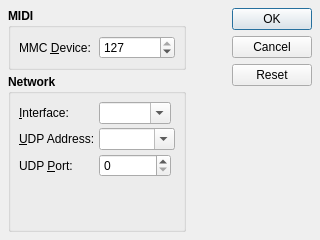
<?xml version="1.0" encoding="UTF-8"?>
<ui version="4.0">
 <author>rncbc aka Rui Nuno Capela</author>
 <comment>QmidiCtl - A MIDI remote controller via IP/UDP multicast.

   Copyright (C) 2010-2018, rncbc aka Rui Nuno Capela. All rights reserved.

   This program is free software; you can redistribute it and/or
   modify it under the terms of the GNU General Public License
   as published by the Free Software Foundation; either version 2
   of the License, or (at your option) any later version.

   This program is distributed in the hope that it will be useful,
   but WITHOUT ANY WARRANTY; without even the implied warranty of
   MERCHANTABILITY or FITNESS FOR A PARTICULAR PURPOSE.  See the
   GNU General Public License for more details.

   You should have received a copy of the GNU General Public License along
   with this program; if not, write to the Free Software Foundation, Inc.,
   51 Franklin Street, Fifth Floor, Boston, MA 02110-1301 USA.

 </comment>
 <class>qmidictlOptionsForm</class>
 <widget class="QDialog" name="qmidictlOptionsForm">
  <property name="geometry">
   <rect>
    <x>0</x>
    <y>0</y>
    <width>320</width>
    <height>240</height>
   </rect>
  </property>
  <property name="windowTitle">
   <string>Options - QmidiCtl</string>
  </property>
  <property name="windowIcon">
   <iconset resource="qmidictl.qrc">
    <normaloff>:/images/qmidictl.png</normaloff>:/images/qmidictl.png</iconset>
  </property>
  <layout class="QVBoxLayout" name="MainCentralLayout">
   <item>
    <layout class="QHBoxLayout">
     <item>
      <layout class="QVBoxLayout">
       <item>
        <widget class="QGroupBox" name="MidiGroupBox">
         <property name="font">
          <font>
           <weight>75</weight>
           <bold>true</bold>
          </font>
         </property>
         <property name="title">
          <string>MIDI</string>
         </property>
         <property name="flat">
          <bool>true</bool>
         </property>
          <layout class="QGridLayout">
          <item row="0" column="0">
           <widget class="QLabel" name="MmcDeviceTextLabel">
             <property name="font">
             <font>
              <weight>50</weight>
              <bold>false</bold>
             </font>
            </property>
            <property name="text">
             <string>MMC &amp;Device:</string>
            </property>
            <property name="buddy">
             <cstring>MmcDeviceSpinBox</cstring>
            </property>
           </widget>
          </item>
          <item row="0" column="1">
           <widget class="QSpinBox" name="MmcDeviceSpinBox">
            <property name="font">
             <font>
              <weight>50</weight>
              <bold>false</bold>
             </font>
            </property>
            <property name="accelerated">
             <bool>true</bool>
            </property>
            <property name="maximum">
             <number>127</number>
            </property>
            <property name="value">
             <number>127</number>
            </property>
           </widget>
          </item>
         </layout>
        </widget>
       </item>
       <item>
        <widget class="QGroupBox" name="NetworkGroupBox">
         <property name="font">
          <font>
           <weight>75</weight>
           <bold>true</bold>
          </font>
         </property>
         <property name="title">
          <string>Network</string>
         </property>
         <property name="flat">
          <bool>true</bool>
         </property>
         <layout class="QGridLayout">
          <item row="0" column="0">
           <widget class="QLabel" name="InterfaceTextLabel">
            <property name="font">
             <font>
              <weight>50</weight>
              <bold>false</bold>
             </font>
            </property>
            <property name="text">
             <string>&amp;Interface:</string>
            </property>
            <property name="buddy">
             <cstring>InterfaceComboBox</cstring>
            </property>
           </widget>
          </item>
          <item row="0" column="1">
           <widget class="QComboBox" name="InterfaceComboBox">
            <property name="font">
             <font>
              <weight>50</weight>
              <bold>false</bold>
             </font>
            </property>
            <property name="editable">
             <bool>true</bool>
            </property>
           </widget>
          </item>
          <item row="1" column="0">
           <widget class="QLabel" name="UdpAddrTextLabel">
            <property name="font">
             <font>
              <weight>50</weight>
              <bold>false</bold>
             </font>
            </property>
            <property name="text">
             <string>&amp;UDP Address:</string>
            </property>
            <property name="buddy">
             <cstring>UdpAddrComboBox</cstring>
            </property>
           </widget>
          </item>
          <item row="1" column="1" colspan="2">
           <widget class="QComboBox" name="UdpAddrComboBox">
            <property name="font">
             <font>
              <weight>50</weight>
              <bold>false</bold>
             </font>
            </property>
            <property name="editable">
             <bool>true</bool>
            </property>
           </widget>
          </item>
          <item row="2" column="0">
           <widget class="QLabel" name="UdpPortTextLabel">
            <property name="font">
             <font>
              <weight>50</weight>
              <bold>false</bold>
             </font>
            </property>
            <property name="text">
             <string>UDP &amp;Port:</string>
            </property>
            <property name="buddy">
             <cstring>UdpPortSpinBox</cstring>
            </property>
           </widget>
          </item>
          <item row="2" column="1">
           <widget class="QSpinBox" name="UdpPortSpinBox">
            <property name="font">
             <font>
              <weight>50</weight>
              <bold>false</bold>
             </font>
            </property>
            <property name="accelerated">
             <bool>true</bool>
            </property>
            <property name="maximum">
             <number>65535</number>
            </property>
           </widget>
          </item>
          <item row="3" column="0" colspan="3">
           <spacer>
            <property name="orientation">
             <enum>Qt::Vertical</enum>
            </property>
            <property name="sizeHint" stdset="0">
             <size>
              <width>20</width>
              <height>8</height>
             </size>
            </property>
           </spacer>
          </item>
         </layout>
        </widget>
       </item>
      </layout>
     </item>
     <item>
      <spacer>
       <property name="orientation">
        <enum>Qt::Horizontal</enum>
       </property>
       <property name="sizeHint" stdset="0">
        <size>
         <width>8</width>
         <height>20</height>
        </size>
       </property>
      </spacer>
     </item>
     <item>
      <widget class="QDialogButtonBox" name="DialogButtonBox">
       <property name="orientation">
        <enum>Qt::Vertical</enum>
       </property>
       <property name="standardButtons">
        <set>QDialogButtonBox::Cancel|QDialogButtonBox::Ok|QDialogButtonBox::Reset</set>
       </property>
      </widget>
     </item>
    </layout>
   </item>
  </layout>
 </widget>
 <layoutdefault spacing="4" margin="8"/>
 <tabstops>
  <tabstop>MmcDeviceSpinBox</tabstop>
  <tabstop>InterfaceComboBox</tabstop>
  <tabstop>UdpAddrComboBox</tabstop>
  <tabstop>UdpPortSpinBox</tabstop>
  <tabstop>DialogButtonBox</tabstop>
 </tabstops>
 <resources>
  <include location="qmidictl.qrc"/>
 </resources>
 <connections/>
</ui>
